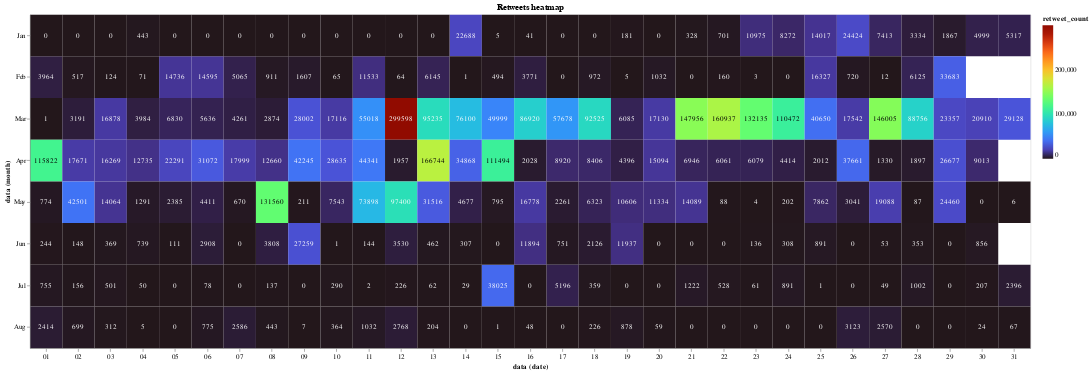

Here is the notebook cell this chart was saved with:
### Markdown cell above
The code is the pretty much the same as above, in this case we have considered the 'favorite count' field and worked on it.

### Code cell
rts = []
index = 0

for element in data: 
    token=data[index]['created_at']
    d = parse(token)
    d = d.strftime('%Y/%m/%d')
    rt=(d,data[index]['retweet_count'])
    
    rts.append(rt)
    index=index+1
    


first_rt = itemgetter(0)
sums_rt = [(k, sum(item[1] for item in tups_to_sum))
        for k, tups_to_sum in groupby(sorted(rts, key=first_rt), key=first_rt)]
dictsum_rt=dict(sums_rt)


start = datetime.datetime.strptime("2020/01/01", "%Y/%m/%d")
end = datetime.datetime.strptime("2020/09/01", "%Y/%m/%d")
date_generated = [start + datetime.timedelta(days=x) for x in range(0, (end-start).days)]

for date in date_generated:
    if date.strftime("%Y/%m/%d") not in dictsum_rt:
        dictsum_rt[date.strftime("%Y/%m/%d")] = 0


df_rt = pd.DataFrame.from_dict(dictsum_rt, orient='index').reset_index()
df_rt = df_rt.rename(columns={'index':'data', 0:'retweet_count'})


c = alt.Chart(
    df_rt,
    title="Retweets heatmap"
).mark_rect().encode(
    x='date(data):O',
    y='month(data):O',
    color=alt.Color('retweet_count:Q', scale=alt.Scale(scheme="turbo")),
    tooltip=[
        alt.Tooltip('monthdate(data):T', title='Date'),
        alt.Tooltip('retweet_count:Q', title='Retweet Count')
    ]
).properties(width=1500, height=500)

# Configure text
t = c.mark_text(baseline='middle').encode(
    text='retweet_count:Q',
    color=alt.condition(
        alt.FieldRangePredicate(field='retweet_count', range=[100000,250000]),
        alt.value('black'),
        alt.value('white')
    )
)

c + t

### Figure 1 — Vega-Lite specification as saved in the notebook (floating-point values rounded to 4 significant figures; data arrays with more than 128 entries replaced by an {"elided": "..."} marker saying what was removed)
{"config": {"view": {"continuousWidth": 400, "continuousHeight": 300}}, "layer": [{"mark": "rect", "encoding": {"color": {"type": "quantitative", "field": "retweet_count", "scale": {"scheme": "turbo"}}, "tooltip": [{"type": "temporal", "field": "data", "timeUnit": "monthdate", "title": "Date"}, {"type": "quantitative", "field": "retweet_count", "title": "Retweet Count"}], "x": {"type": "ordinal", "field": "data", "timeUnit": "date"}, "y": {"type": "ordinal", "field": "data", "timeUnit": "month"}}, "height": 500, "title": "Retweets heatmap", "width": 1500}, {"mark": {"type": "text", "baseline": "middle"}, "encoding": {"color": {"condition": {"value": "black", "test": {"field": "retweet_count", "range": [100000, 250000]}}, "value": "white"}, "text": {"type": "quantitative", "field": "retweet_count"}, "tooltip": [{"type": "temporal", "field": "data", "timeUnit": "monthdate", "title": "Date"}, {"type": "quantitative", "field": "retweet_count", "title": "Retweet Count"}], "x": {"type": "ordinal", "field": "data", "timeUnit": "date"}, "y": {"type": "ordinal", "field": "data", "timeUnit": "month"}}, "height": 500, "title": "Retweets heatmap", "width": 1500}], "data": {"name": "data-e99acd5aef87ab22d2bd47764d0a40fc"}, "$schema": "https://vega.github.io/schema/vega-lite/v4.8.1.json", "datasets": {"data-e99acd5aef87ab22d2bd47764d0a40fc": {"elided": "244 records"}}}
